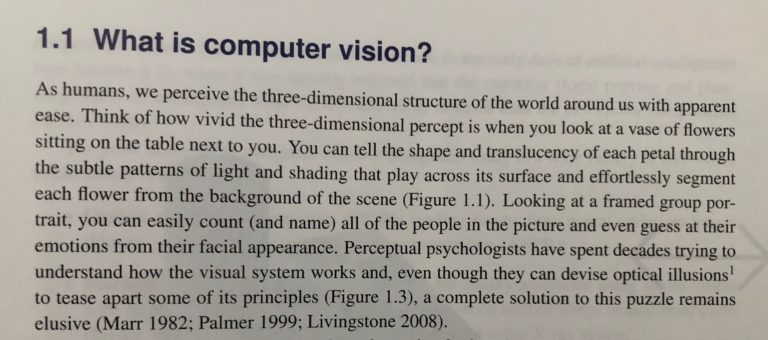
#> input picture pipeline/cv.jpg, 768 x 340 px
$ python text_only.py --image cv.jpg
#> lines starting #> are read from the running program, lines starting #| are printed output that depends on the picture; after the words box and inside, x2 and y2 are one past the last pixel; in counts of white or black regions, pixels touching at a corner belong together
import numpy as np
import imutils
import argparse
import cv2


arg_parse = argparse.ArgumentParser()
arg_parse.add_argument("-i", "--image", required=True,
                       help="Path to input image file")
args = vars(arg_parse.parse_args())

image = cv2.imread(args["image"])
#> image is the input picture: shape (340, 768, 3); mean B, G, R 152.8, 160.5, 165.7
image = imutils.resize(image, height=750)
#> image: shape (750, 1694, 3)

# Grayscale the img
gray = cv2.cvtColor(image, cv2.COLOR_BGR2GRAY)
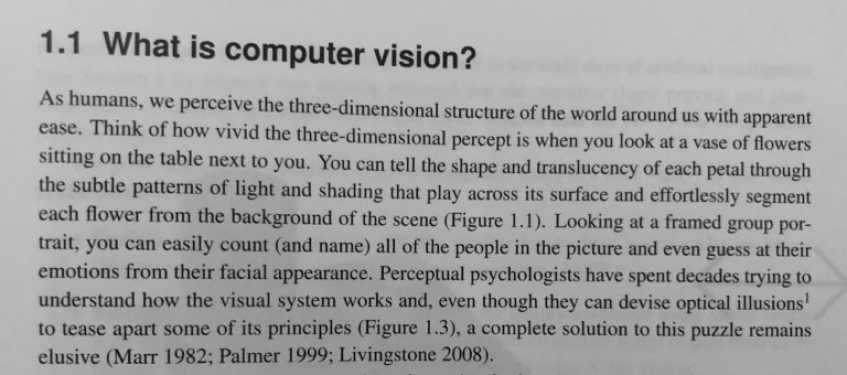
#> gray: shape (750, 1694) (shown at 1/2 size); min 0, max 209, mean 161.1
# Flip the foreground
gray = cv2.bitwise_not(gray)
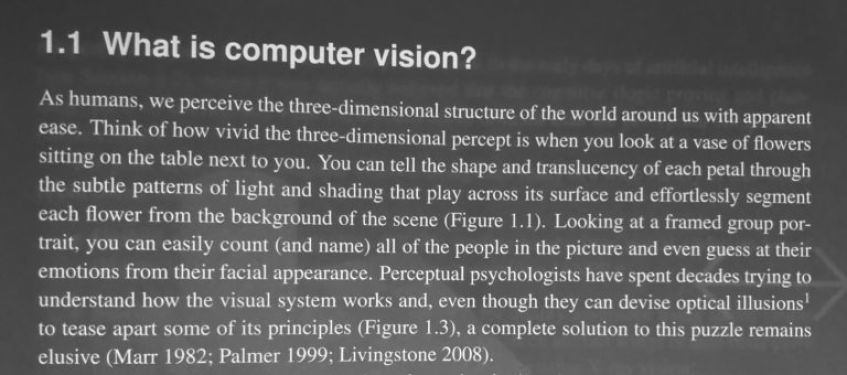
#> gray: shape (750, 1694) (shown at 1/2 size); min 46, max 255, mean 93.9

# Create MSER object
mser = cv2.MSER_create()

vis = image.copy()

# detect regions in gray scale image
regions, _ = mser.detectRegions(gray)
#> regions = 8353 items

hulls = [cv2.convexHull(p.reshape(-1, 1, 2)) for p in regions]
#> hulls = 8353 contours; largest, box (x1, y1, x2, y2) and area: (1108, 426, 1248, 466) 4597, (1109, 426, 1247, 466) 4426, (1109, 426, 1247, 466) 4417, (636, 364, 768, 406) 4370, (1500, 324, 1623, 364) 3976

cv2.polylines(vis, hulls, 1, (0, 255, 0))
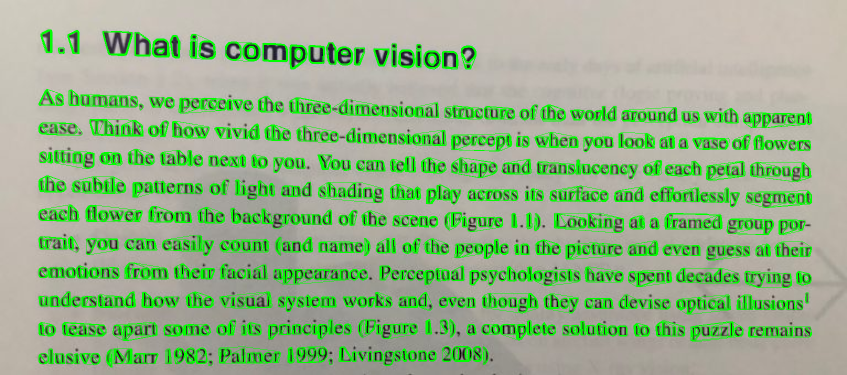
#> vis: shape (750, 1694, 3) (shown at 1/2 size); mean B, G, R 137.6, 177.5, 149.2
cv2.imwrite("./process/txt_lines.jpg", vis)

mask = np.zeros((image.shape[0], image.shape[1], 1), dtype=np.uint8)

for contour in hulls:
    cv2.drawContours(mask, [contour], -1, (255, 255, 255), -1)
#> this loop made 8353 passes
#> contour on passes 2, 3, 5: [[528, 217], [523, 217], [523, 205], [528, 205]], [[184, 438], [181, 438], [181, 424], [184, 424]], [[133, 321], [128, 321], [128, 309], [133, 309]]
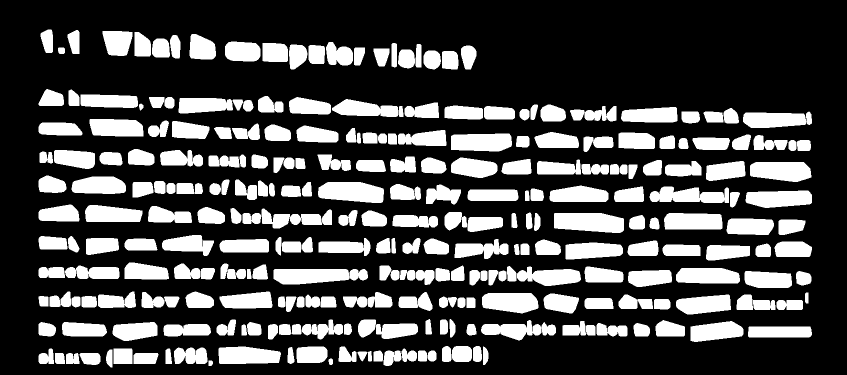
#> mask: shape (750, 1694, 1) (shown at 1/2 size); 27.9% white; 273 white regions, largest, box (x1, y1, x2, y2) and area: (547, 538, 736, 569) 4788, (1108, 426, 1248, 466) 4765, (636, 364, 768, 406) 4521

edged = cv2.Canny(gray, 75, 200)
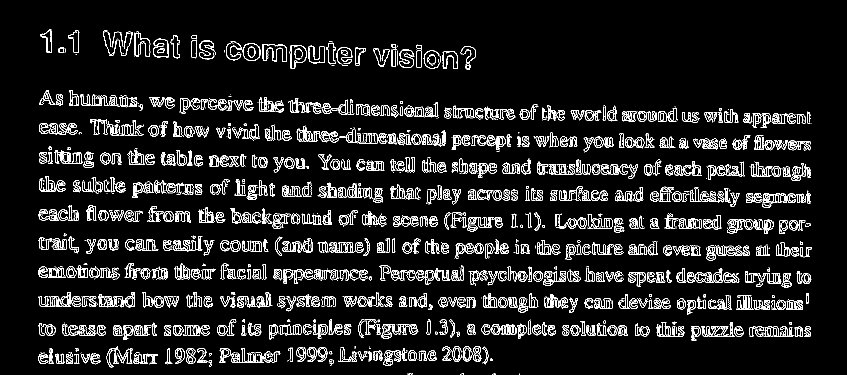
#> edged: shape (750, 1694) (shown at 1/2 size); 7.5% white in thin lines or dots, all inside (x1, y1, x2, y2) = (76, 59, 1624, 750)

# this is used to find only text regions, remaining are ignored
text_only = cv2.bitwise_and(gray, edged, mask=mask)
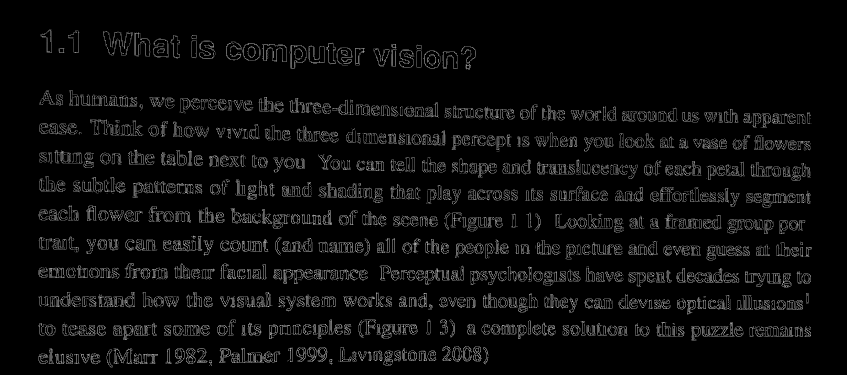
#> text_only: shape (750, 1694) (shown at 1/2 size); min 0, max 251, mean 10.8
cv2.imwrite("./process/txt_only.jpg", text_only)

if __name__ == "__main__":
    pass
